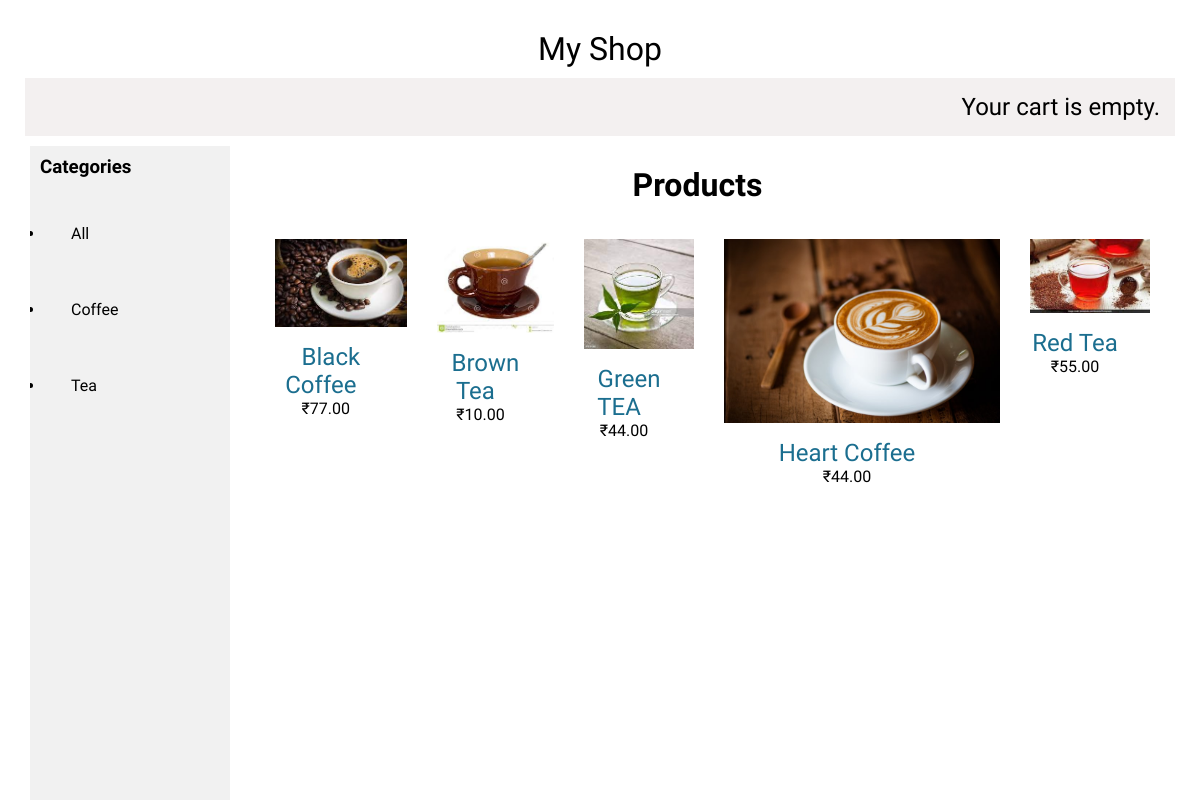
The page / on the database its author committed.
### shop/models.py (models this page shows, shortened)
class Category(models.Model):
    name = models.CharField(max_length=200, db_index=True)
    slug = models.SlugField(max_length=200, unique=True)
    class Meta:
        ordering = ['name']
        verbose_name = 'category'
        verbose_name_plural = 'categories'
    def get_absolute_url(self):
        return reverse('shop:product_list_by_category', args=[self.slug])

class Product(models.Model):
    category = models.ForeignKey(
        Category, related_name='product', on_delete=models.CASCADE)
    name = models.CharField(max_length=200, db_index=True)
    slug = models.SlugField(max_length=200, db_index=True)
    image = models.ImageField(upload_to='products/%Y/%m/%d', blank=True)
    description = models.TextField(blank=True)
    price = models.DecimalField(max_digits=10, decimal_places=2)
    stock = models.IntegerField(default=0)
    available = models.BooleanField(default=True)
    created = models.DateTimeField(auto_now_add=True)
    updated = models.DateTimeField(auto_now_add=True)
    class Meta:
        ordering = ['name']
        index_together = (('id', 'slug'),)
    def get_absolute_url(self):
        return reverse('shop:product_detail', args=[self.id, self.slug])

### shop/views.py (the view)
# urls.py: path('', views.product_list, name='product_list'),
def product_list(request, category_slug=None):
    category = None
    categories = Category.objects.all()
    products = Product.objects.filter(available=True)
    if category_slug:
        category = get_object_or_404(Category, slug=category_slug)
        products = products.filter(category=category)
    print(category)
    return render(request, 'shop/list.html', {
        'category': category, 'categories': categories, 'products': products
    })

### cart/cart.py (called while the page is built)
    def __len__(self):
        return sum(item['quantity'] for item in self.cart.values())

### cart/context_processors.py (called while the page is built)
def cart(request):
    return {'cart': Cart(request)}

### shop/templates/shop/list.html (shortened to what this page needs)
{% extends 'base.html' %}
{% load static %}
{% block css %}
    <link rel="stylesheet" href="{% static 'css/list.css' %}">
{% endblock css %}
{% block content %}
    <div id="sidebar">
        <h3>Categories</h3>
        <ul>
            <li {% if not category %}class="selected"{% endif %}>
                <a href="{% url 'shop:product_list' %}">All</a>
            </li>
            {% for c in categories %}
                <li class="selected">
                    <a href="{{ c.get_absolute_url }}">{{ c.name }}</a>
                </li>
            {% endfor %}
        </ul>
    </div>
    <div id='main' class='product_list'>
        <h1>{% if category %}{{ category.name }}{% else %}Products{% endif %} </h1>
        <div id='inner-main'>
            {% for product in products %}
                <div class="item">
                    <a href="{{ product.get_absolute_url }}">
                        <img src="{% if product.image %}{{ product.image.url }}{% else %} {% static "img/no_image.png"%} {% endif %}">
                    </a>
                    <a href="{{ product.get_absolute_url }}">{{ product.name }}</a>
                    <br>
                    <span>&#x20B9;{{ product.price }}</span>
                </div>
            {% endfor %}
        </div>
    </div>
{% endblock %}

### shop/templates/base.html (shortened to what this page needs)
{% load static %}
<!DOCTYPE html>
<html lang="en">
<head>
    <link rel="stylesheet" href="{% static 'base.css' %}">
    {% block css %}{% endblock css %}
</head>
<body>
    <div id="header">
        <a href="/" class='logo'>My Shop</a>
    </div>
    <div id="subheader">
        <div id="cart">
            {% with total_items=cart|length %}
                {% if cart|length > 0 %}
                    Your cart:
                    <a href="{% url 'cart:cart_detail' %}">
                        {{ total_items }} item {{ total_items|pluralize }}
                        &#x20B9;{{ cart.get_total_price }}
                    </a>
                {% else %}
                    Your cart is empty.
                {% endif %}
            {% endwith %}
        </div>
    </div>
    <div id="content">
        {% block content %}
        {% endblock %}
    </div>
</body>
</html>

### shop/static/base.css (style rules this page uses)
* { font-family: 'STIX Two Text', serif; padding: 5px; margin: 5px; box-sizing: border-box; }
#header { text-align: center; }
#header a { text-decoration: None; font-size: 2rem; color: black; }
#subheader { background-color: rgb(243, 240, 240); font-size: 1.5rem; text-align:end; }

### shop/static/css/list.css (style rules this page uses)
#sidebar { margin: 0; padding: 0; width: 200px; background-color: #f1f1f1; position: fixed; height: 100%; overflow: auto; }
#sidebar a { display: block; color: black; padding: 16px; text-decoration: none; }
#main { margin-left: 200px; text-align:center; }
#inner-main { display: flex; flex-direction: row; }
.item { text-align: center; flex-direction: row; }
.item a { text-decoration: none; font-size: 1.5rem; color: rgb(27, 110, 143); }
img { max-width: 100%; height: auto; }
.item span { color: black; }

### rows shown on the page
Category: name "Coffee"
Category: name "Tea"
Product: image (picture), name "Black Coffee", price "77.00"
Product: image (picture), name "Brown Tea", price "10.00"
Product: image (picture), name "Green TEA", price "44.00"
Product: image (picture), name "Heart Coffee", price "44.00"
Product: image (picture), name "Red Tea", price "55.00"
